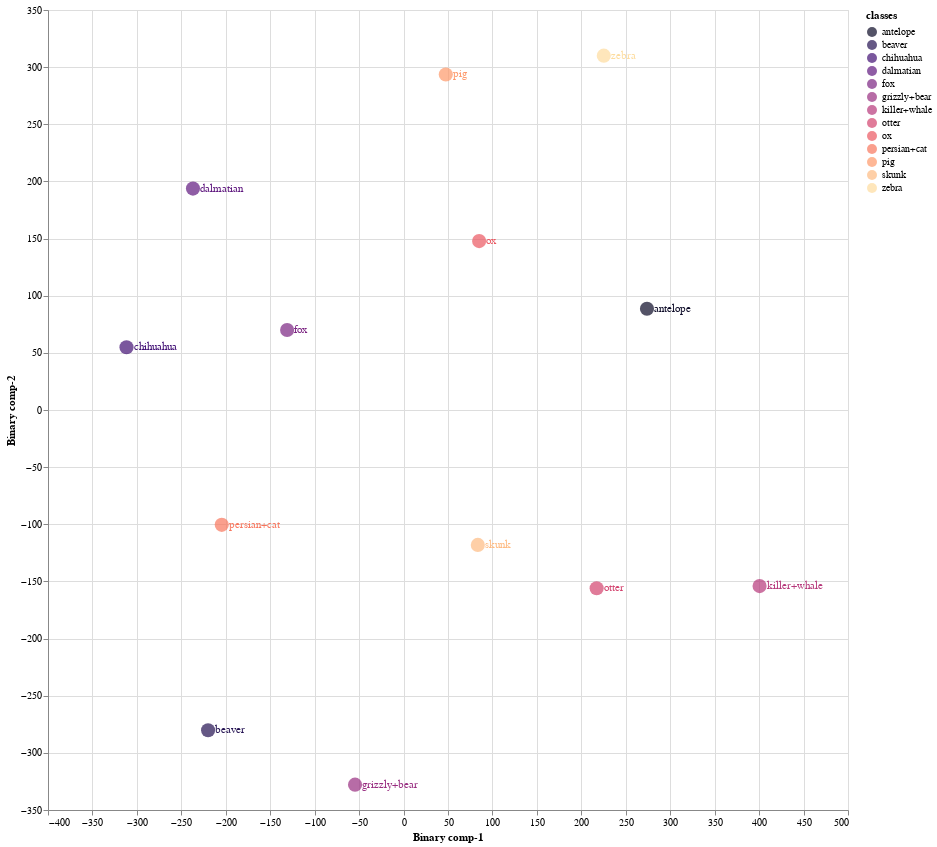
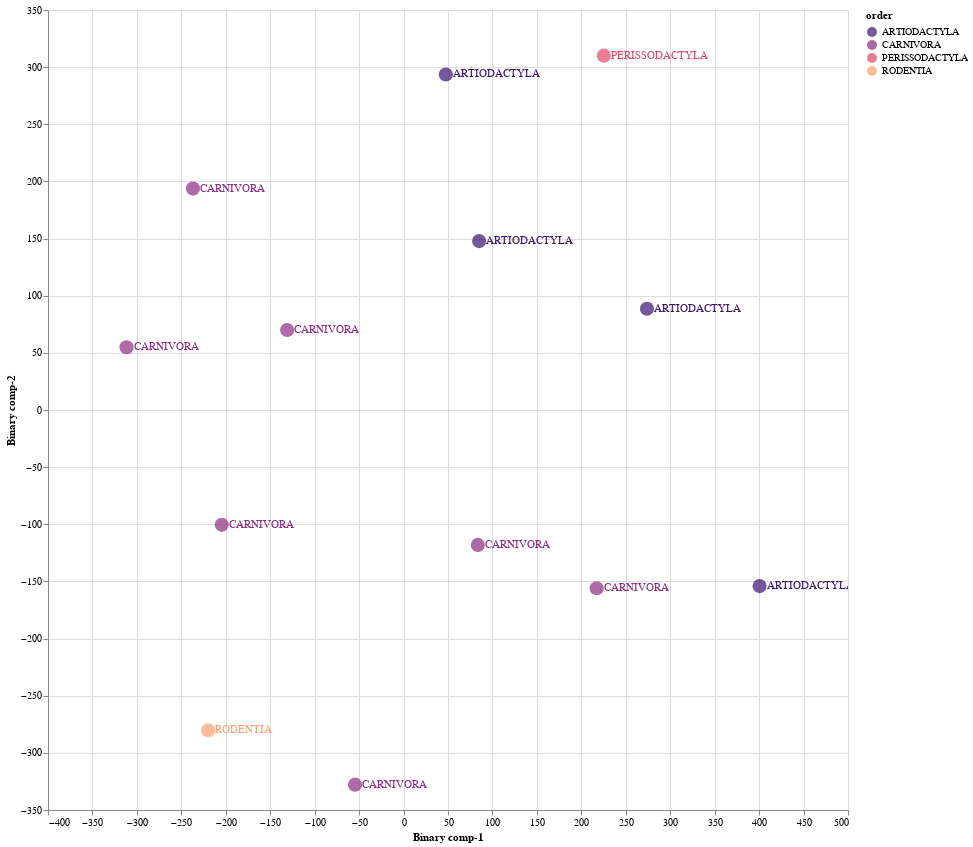

Write notebook code for charts like these, in order.
### Markdown cell above
### 8.2 Train Validation Split 02

### Code cell
Train02 = CZSL(mode = "Train", 
               split = 2, 
               DNN = ProjectionNetwork1, 
               epochs = 20, 
               bs = 16, 
               numunits = 1024, 
               lr = 0.1, 
               optimiser = nn.Sigmoid(), 
               dropout = 0.2, 
               mom = 0, 
               wd = 0,  
               device = 'cuda', 
               checkpoint = CP2, 
               pred_type = 'Probabilistic', 
               dist_type = 'cosine')

#mode
#1. "Train" - Use Train Val split
#2. "Test" - For Unseen Test Data

#split
# 1 -Train/Val Split 1
# 2 -Train/Val Split 2
# 3 -Train/Val Split 3

#pred_type
#1. "Probabilistic" - continous real numbers giving probability for prdiction to be 1
#2. "Deterministic" - 1 or 0 prediction values

#dist_type
#1. euclidean
#2. cosine
#3. hamming
#4. jaccard

### Figure 1 — Vega-Lite specification as saved in the notebook (floating-point values rounded to 4 significant figures)
{"config": {"view": {"continuousWidth": 400, "continuousHeight": 300}}, "layer": [{"mark": {"type": "circle", "size": 200}, "encoding": {"color": {"field": "classes", "scale": {"scheme": "Magma"}, "type": "nominal"}, "x": {"field": "Binary comp-1", "type": "quantitative"}, "y": {"field": "Binary comp-2", "type": "quantitative"}}, "height": 800, "selection": {"selector003": {"type": "interval", "bind": "scales", "encodings": ["x", "y"]}}, "width": 800}, {"mark": {"type": "text", "align": "left", "baseline": "middle", "dx": 7}, "encoding": {"color": {"field": "classes", "scale": {"scheme": "Magma"}, "type": "nominal"}, "text": {"field": "classes", "type": "nominal"}, "x": {"field": "Binary comp-1", "type": "quantitative"}, "y": {"field": "Binary comp-2", "type": "quantitative"}}, "height": 800, "width": 800}], "data": {"name": "data-043f39e4dca9e45f1f3873fe8c2dc584"}, "$schema": "https://vega.github.io/schema/vega-lite/v4.17.0.json", "datasets": {"data-043f39e4dca9e45f1f3873fe8c2dc584": [{"Binary comp-1": 273.8, "Binary comp-2": 88.56, "classes": "antelope", "sciName": "Antilope_cervicapra", "animal_label": 1, "animal_class": "antelope", "mainCommonName": "Blackbuck", "otherCommonNames": "Indian Antelope", "class": "Mammalia", "infraclass": "Placentalia", "magnorder": "Boreoeutheria", "superorder": "Laurasiatheria", "order": "ARTIODACTYLA", "suborder": "RUMINANTIA", "infraorder": "PECORA", "parvorder": null, "superfamily": null, "family": "BOVIDAE", "subfamily": "ANTILOPINAE", "tribe": "ANTILOPINI", "genus": "Antilope"}, {"Binary comp-1": -54.58, "Binary comp-2": -327.8, "classes": "grizzly+bear", "sciName": "Ursus_arctos", "animal_label": 2, "animal_class": "grizzly+bear", "mainCommonName": "Brown Bear", "otherCommonNames": "Grizzly Bear|Kodiak Bear", "class": "Mammalia", "infraclass": "Placentalia", "magnorder": "Boreoeutheria", "superorder": "Laurasiatheria", "order": "CARNIVORA", "suborder": "CANIFORMIA", "infraorder": "ARCTOIDEA", "parvorder": null, "superfamily": "URSOIDEA", "family": "URSIDAE", "subfamily": "URSINAE", "tribe": null, "genus": "Ursus"}, {"Binary comp-1": 400.5, "Binary comp-2": -154.1, "classes": "killer+whale", "sciName": "Orcinus_orca", "animal_label": 3, "animal_class": "killer+whale", "mainCommonName": "Killer Whale", "otherCommonNames": "Orca", "class": "Mammalia", "infraclass": "Placentalia", "magnorder": "Boreoeutheria", "superorder": "Laurasiatheria", "order": "ARTIODACTYLA", "suborder": "WHIPPOMORPHA", "infraorder": "CETACEA", "parvorder": "ODONTOCETI", "superfamily": "DELPHINOIDEA", "family": "DELPHINIDAE", "subfamily": "INCERTAE SEDIS", "tribe": null, "genus": "Orcinus"}, {"Binary comp-1": -219.9, "Binary comp-2": -280.3, "classes": "beaver", "sciName": "Aplodontia_rufa", "animal_label": 4, "animal_class": "beaver", "mainCommonName": "Mountain Beaver", "otherCommonNames": "Boomer|Sewellel|Point Arena Mountain Beaver|Point Reyes Mountain Beaver", "class": "Mammalia", "infraclass": "Placentalia", "magnorder": "Boreoeutheria", "superorder": "Euarchontoglires", "order": "RODENTIA", "suborder": "SCIUROMORPHA", "infraorder": null, "parvorder": null, "superfamily": null, "family": "APLODONTIIDAE", "subfamily": null, "tribe": null, "genus": "Aplodontia"}, {"Binary comp-1": -236.9, "Binary comp-2": 193.7, "classes": "dalmatian", "sciName": "Canis_familiaris", "animal_label": 5, "animal_class": "dalmatian", "mainCommonName": "Domestic Dog", "otherCommonNames": "Dog|Dingo|Feral Dog|New Guinea Singing Dog|Village Dog", "class": "Mammalia", "infraclass": "Placentalia", "magnorder": "Boreoeutheria", "superorder": "Laurasiatheria", "order": "CARNIVORA", "suborder": "CANIFORMIA", "infraorder": "CANOIDEA", "parvorder": null, "superfamily": null, "family": "CANIDAE", "subfamily": null, "tribe": null, "genus": "Canis"}, {"Binary comp-1": -204.5, "Binary comp-2": -100.5, "classes": "persian+cat", "sciName": "Felis_catus", "animal_label": 6, "animal_class": "persian+cat", "mainCommonName": "Domestic Cat", "otherCommonNames": "Cat", "class": "Mammalia", "infraclass": "Placentalia", "magnorder": "Boreoeutheria", "superorder": "Laurasiatheria", "order": "CARNIVORA", "suborder": "FELIFORMIA", "infraorder": "FELOIDEA", "parvorder": null, "superfamily": null, "family": "FELIDAE", "subfamily": "FELINAE", "tribe": null, "genus": "Felis"}, {"Binary comp-1": 83.55, "Binary comp-2": -118.0, "classes": "skunk", "sciName": "Spilogale_putorius", "animal_label": 11, "animal_class": "skunk", "mainCommonName": "Alleghanian Spotted Skunk", "otherCommonNames": "Eastern Spotted Skunk", "class": "Mammalia", "infraclass": "Placentalia", "magnorder": "Boreoeutheria", "superorder": "Laurasiatheria", "order": "CARNIVORA", "suborder": "CANIFORMIA", "infraorder": "ARCTOIDEA", "parvorder": null, "superfamily": "MUSTELOIDEA", "family": "MEPHITIDAE", "subfamily": "MEPHITINAE", "tribe": null, "genus": "Spilogale"}, {"Binary comp-1": 85.03, "Binary comp-2": 147.8, "classes": "ox", "sciName": "Bos_sauveli", "animal_label": 21, "animal_class": "ox", "mainCommonName": "Kouprey", "otherCommonNames": "Gray Ox|Indochinese Forest Ox", "class": "Mammalia", "infraclass": "Placentalia", "magnorder": "Boreoeutheria", "superorder": "Laurasiatheria", "order": "ARTIODACTYLA", "suborder": "RUMINANTIA", "infraorder": "PECORA", "parvorder": null, "superfamily": null, "family": "BOVIDAE", "subfamily": "BOVINAE", "tribe": "BOVINI", "genus": "Bos"}, {"Binary comp-1": -131.0, "Binary comp-2": 70.01, "classes": "fox", "sciName": "Vulpes_lagopus", "animal_label": 22, "animal_class": "fox", "mainCommonName": "Arctic Fox", "otherCommonNames": "Polar Fox", "class": "Mammalia", "infraclass": "Placentalia", "magnorder": "Boreoeutheria", "superorder": "Laurasiatheria", "order": "CARNIVORA", "suborder": "CANIFORMIA", "infraorder": "CANOIDEA", "parvorder": null, "superfamily": null, "family": "CANIDAE", "subfamily": null, "tribe": null, "genus": "Vulpes"}, {"Binary comp-1": -311.7, "Binary comp-2": 54.89, "classes": "chihuahua", "sciName": "Canis_familiaris", "animal_label": 33, "animal_class": "chihuahua", "mainCommonName": "Domestic Dog", "otherCommonNames": "Dog|Dingo|Feral Dog|New Guinea Singing Dog|Village Dog", "class": "Mammalia", "infraclass": "Placentalia", "magnorder": "Boreoeutheria", "superorder": "Laurasiatheria", "order": "CARNIVORA", "suborder": "CANIFORMIA", "infraorder": "CANOIDEA", "parvorder": null, "superfamily": null, "family": "CANIDAE", "subfamily": null, "tribe": null, "genus": "Canis"}, {"Binary comp-1": 217.2, "Binary comp-2": -156.0, "classes": "otter", "sciName": "Aonyx_capensis", "animal_label": 36, "animal_class": "otter", "mainCommonName": "African Clawless Otter", "otherCommonNames": "Cape Clawless Otter", "class": "Mammalia", "infraclass": "Placentalia", "magnorder": "Boreoeutheria", "superorder": "Laurasiatheria", "order": "CARNIVORA", "suborder": "CANIFORMIA", "infraorder": "ARCTOIDEA", "parvorder": null, "superfamily": "MUSTELOIDEA", "family": "MUSTELIDAE", "subfamily": "LUTRINAE", "tribe": null, "genus": "Aonyx"}, {"Binary comp-1": 225.3, "Binary comp-2": 310.0, "classes": "zebra", "sciName": "Equus_grevyi", "animal_label": 38, "animal_class": "zebra", "mainCommonName": "Grevy's Zebra", "otherCommonNames": "Imperial Zebra", "class": "Mammalia", "infraclass": "Placentalia", "magnorder": "Boreoeutheria", "superorder": "Laurasiatheria", "order": "PERISSODACTYLA", "suborder": "HIPOMORPHA", "infraorder": null, "parvorder": null, "superfamily": null, "family": "EQUIDAE", "subfamily": null, "tribe": null, "genus": "Equus"}, {"Binary comp-1": 47.53, "Binary comp-2": 293.6, "classes": "pig", "sciName": "Sus_domesticus", "animal_label": 42, "animal_class": "pig", "mainCommonName": "Domestic Pig", "otherCommonNames": "Hog|Pig|Swine", "class": "Mammalia", "infraclass": "Placentalia", "magnorder": "Boreoeutheria", "superorder": "Laurasiatheria", "order": "ARTIODACTYLA", "suborder": "SUINA", "infraorder": null, "parvorder": null, "superfamily": null, "family": "SUIDAE", "subfamily": null, "tribe": null, "genus": "Sus"}]}}

### Figure 2 — Vega-Lite specification as saved in the notebook (floating-point values rounded to 4 significant figures)
{"config": {"view": {"continuousWidth": 400, "continuousHeight": 300}}, "layer": [{"mark": {"type": "circle", "size": 200}, "encoding": {"color": {"field": "order", "scale": {"scheme": "Magma"}, "type": "nominal"}, "x": {"field": "Binary comp-1", "type": "quantitative"}, "y": {"field": "Binary comp-2", "type": "quantitative"}}, "height": 800, "selection": {"selector004": {"type": "interval", "bind": "scales", "encodings": ["x", "y"]}}, "width": 800}, {"mark": {"type": "text", "align": "left", "baseline": "middle", "dx": 7}, "encoding": {"color": {"field": "order", "scale": {"scheme": "Magma"}, "type": "nominal"}, "text": {"field": "order", "type": "nominal"}, "x": {"field": "Binary comp-1", "type": "quantitative"}, "y": {"field": "Binary comp-2", "type": "quantitative"}}, "height": 800, "width": 800}], "data": {"name": "data-043f39e4dca9e45f1f3873fe8c2dc584"}, "$schema": "https://vega.github.io/schema/vega-lite/v4.17.0.json", "datasets": {"data-043f39e4dca9e45f1f3873fe8c2dc584": [{"Binary comp-1": 273.8, "Binary comp-2": 88.56, "classes": "antelope", "sciName": "Antilope_cervicapra", "animal_label": 1, "animal_class": "antelope", "mainCommonName": "Blackbuck", "otherCommonNames": "Indian Antelope", "class": "Mammalia", "infraclass": "Placentalia", "magnorder": "Boreoeutheria", "superorder": "Laurasiatheria", "order": "ARTIODACTYLA", "suborder": "RUMINANTIA", "infraorder": "PECORA", "parvorder": null, "superfamily": null, "family": "BOVIDAE", "subfamily": "ANTILOPINAE", "tribe": "ANTILOPINI", "genus": "Antilope"}, {"Binary comp-1": -54.58, "Binary comp-2": -327.8, "classes": "grizzly+bear", "sciName": "Ursus_arctos", "animal_label": 2, "animal_class": "grizzly+bear", "mainCommonName": "Brown Bear", "otherCommonNames": "Grizzly Bear|Kodiak Bear", "class": "Mammalia", "infraclass": "Placentalia", "magnorder": "Boreoeutheria", "superorder": "Laurasiatheria", "order": "CARNIVORA", "suborder": "CANIFORMIA", "infraorder": "ARCTOIDEA", "parvorder": null, "superfamily": "URSOIDEA", "family": "URSIDAE", "subfamily": "URSINAE", "tribe": null, "genus": "Ursus"}, {"Binary comp-1": 400.5, "Binary comp-2": -154.1, "classes": "killer+whale", "sciName": "Orcinus_orca", "animal_label": 3, "animal_class": "killer+whale", "mainCommonName": "Killer Whale", "otherCommonNames": "Orca", "class": "Mammalia", "infraclass": "Placentalia", "magnorder": "Boreoeutheria", "superorder": "Laurasiatheria", "order": "ARTIODACTYLA", "suborder": "WHIPPOMORPHA", "infraorder": "CETACEA", "parvorder": "ODONTOCETI", "superfamily": "DELPHINOIDEA", "family": "DELPHINIDAE", "subfamily": "INCERTAE SEDIS", "tribe": null, "genus": "Orcinus"}, {"Binary comp-1": -219.9, "Binary comp-2": -280.3, "classes": "beaver", "sciName": "Aplodontia_rufa", "animal_label": 4, "animal_class": "beaver", "mainCommonName": "Mountain Beaver", "otherCommonNames": "Boomer|Sewellel|Point Arena Mountain Beaver|Point Reyes Mountain Beaver", "class": "Mammalia", "infraclass": "Placentalia", "magnorder": "Boreoeutheria", "superorder": "Euarchontoglires", "order": "RODENTIA", "suborder": "SCIUROMORPHA", "infraorder": null, "parvorder": null, "superfamily": null, "family": "APLODONTIIDAE", "subfamily": null, "tribe": null, "genus": "Aplodontia"}, {"Binary comp-1": -236.9, "Binary comp-2": 193.7, "classes": "dalmatian", "sciName": "Canis_familiaris", "animal_label": 5, "animal_class": "dalmatian", "mainCommonName": "Domestic Dog", "otherCommonNames": "Dog|Dingo|Feral Dog|New Guinea Singing Dog|Village Dog", "class": "Mammalia", "infraclass": "Placentalia", "magnorder": "Boreoeutheria", "superorder": "Laurasiatheria", "order": "CARNIVORA", "suborder": "CANIFORMIA", "infraorder": "CANOIDEA", "parvorder": null, "superfamily": null, "family": "CANIDAE", "subfamily": null, "tribe": null, "genus": "Canis"}, {"Binary comp-1": -204.5, "Binary comp-2": -100.5, "classes": "persian+cat", "sciName": "Felis_catus", "animal_label": 6, "animal_class": "persian+cat", "mainCommonName": "Domestic Cat", "otherCommonNames": "Cat", "class": "Mammalia", "infraclass": "Placentalia", "magnorder": "Boreoeutheria", "superorder": "Laurasiatheria", "order": "CARNIVORA", "suborder": "FELIFORMIA", "infraorder": "FELOIDEA", "parvorder": null, "superfamily": null, "family": "FELIDAE", "subfamily": "FELINAE", "tribe": null, "genus": "Felis"}, {"Binary comp-1": 83.55, "Binary comp-2": -118.0, "classes": "skunk", "sciName": "Spilogale_putorius", "animal_label": 11, "animal_class": "skunk", "mainCommonName": "Alleghanian Spotted Skunk", "otherCommonNames": "Eastern Spotted Skunk", "class": "Mammalia", "infraclass": "Placentalia", "magnorder": "Boreoeutheria", "superorder": "Laurasiatheria", "order": "CARNIVORA", "suborder": "CANIFORMIA", "infraorder": "ARCTOIDEA", "parvorder": null, "superfamily": "MUSTELOIDEA", "family": "MEPHITIDAE", "subfamily": "MEPHITINAE", "tribe": null, "genus": "Spilogale"}, {"Binary comp-1": 85.03, "Binary comp-2": 147.8, "classes": "ox", "sciName": "Bos_sauveli", "animal_label": 21, "animal_class": "ox", "mainCommonName": "Kouprey", "otherCommonNames": "Gray Ox|Indochinese Forest Ox", "class": "Mammalia", "infraclass": "Placentalia", "magnorder": "Boreoeutheria", "superorder": "Laurasiatheria", "order": "ARTIODACTYLA", "suborder": "RUMINANTIA", "infraorder": "PECORA", "parvorder": null, "superfamily": null, "family": "BOVIDAE", "subfamily": "BOVINAE", "tribe": "BOVINI", "genus": "Bos"}, {"Binary comp-1": -131.0, "Binary comp-2": 70.01, "classes": "fox", "sciName": "Vulpes_lagopus", "animal_label": 22, "animal_class": "fox", "mainCommonName": "Arctic Fox", "otherCommonNames": "Polar Fox", "class": "Mammalia", "infraclass": "Placentalia", "magnorder": "Boreoeutheria", "superorder": "Laurasiatheria", "order": "CARNIVORA", "suborder": "CANIFORMIA", "infraorder": "CANOIDEA", "parvorder": null, "superfamily": null, "family": "CANIDAE", "subfamily": null, "tribe": null, "genus": "Vulpes"}, {"Binary comp-1": -311.7, "Binary comp-2": 54.89, "classes": "chihuahua", "sciName": "Canis_familiaris", "animal_label": 33, "animal_class": "chihuahua", "mainCommonName": "Domestic Dog", "otherCommonNames": "Dog|Dingo|Feral Dog|New Guinea Singing Dog|Village Dog", "class": "Mammalia", "infraclass": "Placentalia", "magnorder": "Boreoeutheria", "superorder": "Laurasiatheria", "order": "CARNIVORA", "suborder": "CANIFORMIA", "infraorder": "CANOIDEA", "parvorder": null, "superfamily": null, "family": "CANIDAE", "subfamily": null, "tribe": null, "genus": "Canis"}, {"Binary comp-1": 217.2, "Binary comp-2": -156.0, "classes": "otter", "sciName": "Aonyx_capensis", "animal_label": 36, "animal_class": "otter", "mainCommonName": "African Clawless Otter", "otherCommonNames": "Cape Clawless Otter", "class": "Mammalia", "infraclass": "Placentalia", "magnorder": "Boreoeutheria", "superorder": "Laurasiatheria", "order": "CARNIVORA", "suborder": "CANIFORMIA", "infraorder": "ARCTOIDEA", "parvorder": null, "superfamily": "MUSTELOIDEA", "family": "MUSTELIDAE", "subfamily": "LUTRINAE", "tribe": null, "genus": "Aonyx"}, {"Binary comp-1": 225.3, "Binary comp-2": 310.0, "classes": "zebra", "sciName": "Equus_grevyi", "animal_label": 38, "animal_class": "zebra", "mainCommonName": "Grevy's Zebra", "otherCommonNames": "Imperial Zebra", "class": "Mammalia", "infraclass": "Placentalia", "magnorder": "Boreoeutheria", "superorder": "Laurasiatheria", "order": "PERISSODACTYLA", "suborder": "HIPOMORPHA", "infraorder": null, "parvorder": null, "superfamily": null, "family": "EQUIDAE", "subfamily": null, "tribe": null, "genus": "Equus"}, {"Binary comp-1": 47.53, "Binary comp-2": 293.6, "classes": "pig", "sciName": "Sus_domesticus", "animal_label": 42, "animal_class": "pig", "mainCommonName": "Domestic Pig", "otherCommonNames": "Hog|Pig|Swine", "class": "Mammalia", "infraclass": "Placentalia", "magnorder": "Boreoeutheria", "superorder": "Laurasiatheria", "order": "ARTIODACTYLA", "suborder": "SUINA", "infraorder": null, "parvorder": null, "superfamily": null, "family": "SUIDAE", "subfamily": null, "tribe": null, "genus": "Sus"}]}}
